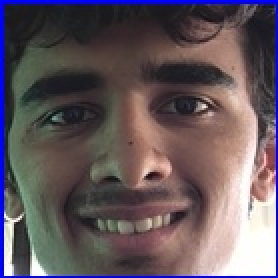
#> input picture sample/1/sample_1.jpg, 139 x 139 px, given in place of 1, which was not available (shown 2 times larger)
$ python modeltrainer.py
#> lines starting #> are read from the running program, lines starting #| are printed output that depends on the picture
import cv2
import numpy as np
from PIL import Image
import os

path = 'sample'

recognizer = cv2.face.LBPHFaceRecognizer_create()
detector = cv2.CascadeClassifier("haarcascade_frontalface_default.xml")

def Images_And_Labels(path):

#> called with path = 'sample'
    imagePaths = [os.path.join(path, f) for f in os.listdir(path)]
    faceSamples = []
    ids = []

    for imagePath in imagePaths:

        gray_img = Image.open(imagePath).convert('L')
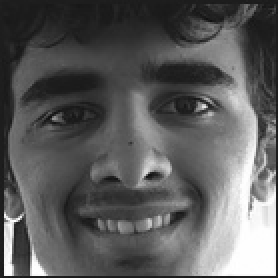
#> gray_img: PIL image 139x139 L (shown 2 times larger); min 16, max 255, mean 92.5
        img_arr = np.array(gray_img, 'uint8')

#> (the run stopped early here; a loop or call above may not have finished)

$ run again, on sample/2/sample_10.jpg
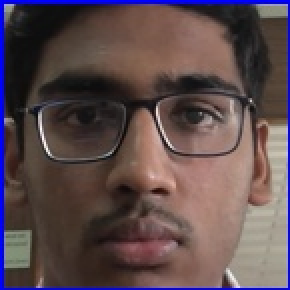
#> input picture sample/2/sample_10.jpg, 145 x 145 px, given in place of 1, which was not available (shown 2 times larger)
#> in Images_And_Labels, `gray_img = Image.open(imagePath).convert('L')`:
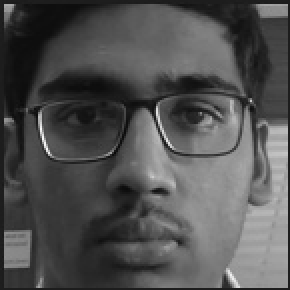
#> gray_img: PIL image 145x145 L (shown 2 times larger); min 8, max 250, mean 81.1

$ run again, on sample/2/sample_2.jpg
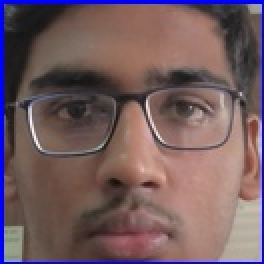
#> input picture sample/2/sample_2.jpg, 132 x 132 px, given in place of 1, which was not available (shown 2 times larger)
#> in Images_And_Labels, `gray_img = Image.open(imagePath).convert('L')`:
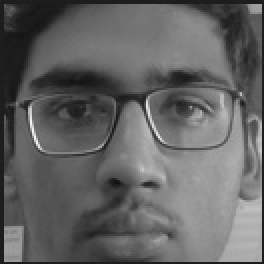
#> gray_img: PIL image 132x132 L (shown 2 times larger); min 17, max 250, mean 98.9

$ run again, on sample/3/sample_1.jpg
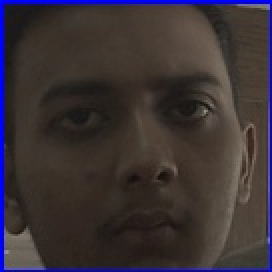
#> input picture sample/3/sample_1.jpg, 136 x 136 px, given in place of 1, which was not available (shown 2 times larger)
#> in Images_And_Labels, `gray_img = Image.open(imagePath).convert('L')`:
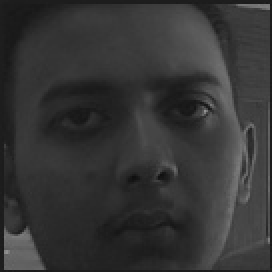
#> gray_img: PIL image 136x136 L (shown 2 times larger); min 15, max 148, mean 53.1
